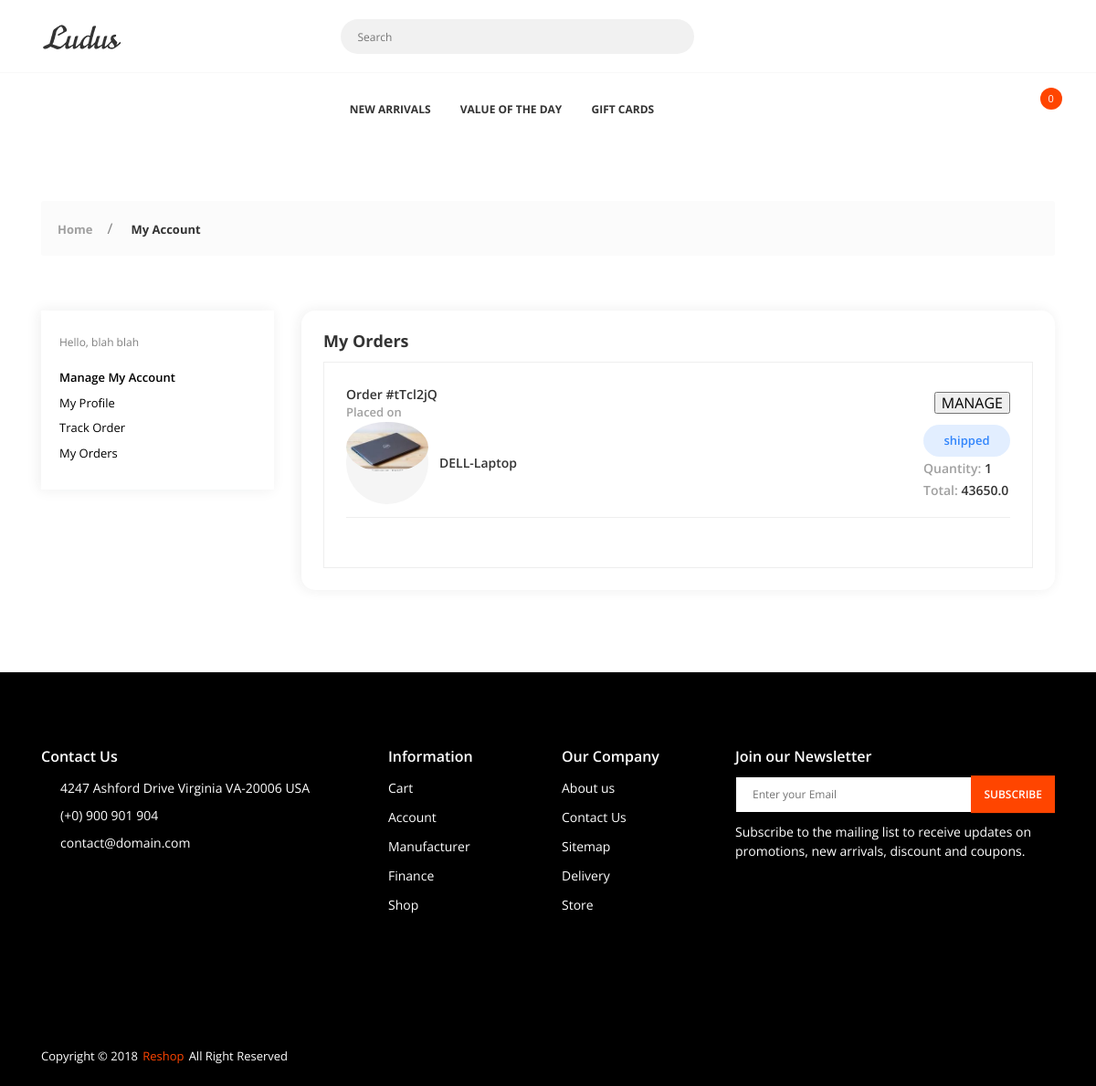
Screenshot of /orders (signed in) with the database file from the repository.
### Main/models.py (models this page shows, shortened)
class User(db.Model,UserMixin):
    id = db.Column(db.Integer, primary_key=True)
    fname = db.Column(db.String(80), unique=False, nullable=False)
    lname = db.Column(db.String(80), unique=False, nullable=False)
    email = db.Column(db.String(120), unique=True, nullable=False)
    password = db.Column(db.String(120), unique=False, nullable=False)

class Delivery(db.Model):
    id = db.Column(db.Integer, primary_key=True, autoincrement=True)
    User_id = db.Column(db.Integer, db.ForeignKey('user.id'), nullable=False)
    product_id = db.Column(db.Integer, db.ForeignKey('addproduct.id'), nullable=False)
    merchant_id = db.Column(db.Integer, db.ForeignKey('merchant.id'), nullable=False)
    quantity = db.Column(db.Integer, nullable=False)
    Delivery_ID = db.Column(db.String(8), nullable=False)
    Delivery_Reg_Time = db.Column(db.Date,auto_now_add=True, nullable=False)
    Delivery_Est_Date = db.Column(db.Date, nullable=False)
    Delivery_Sender = db.Column(db.String(45), db.ForeignKey('addproduct.merchant_name'), nullable=False)
    Delivery_Sender_Phone = db.Column(db.String(8), db.ForeignKey('addproduct.merchant_phone'), nullable=False)
    From_Address = db.Column(db.String(255), db.ForeignKey('addproduct.merchant_address'), nullable=False)
    Delivery_Recipient = db.Column(db.String(45), nullable=False)
    Delivery_Recipient_Phone = db.Column(db.String(8), nullable=False)
    To_Address = db.Column(db.String(255), nullable=False)
    Status_Reason = db.Column(db.String(255), nullable=True)

class Addproduct(db.Model):
    id = db.Column(db.Integer, primary_key=True)
    name = db.Column(db.String(40), nullable=False)
    price = db.Column(db.Numeric(10, 2), nullable=False)
    discount = db.Column(db.Integer, default=0)
    stock = db.Column(db.Integer, nullable=False)
    desc = db.Column(db.Text, nullable=False)
    pub_date = db.Column(db.DateTime, nullable=False, default=datetime.utcnow)
    category_id = db.Column(db.Integer, db.ForeignKey('category.id'),nullable=False)
    category = db.relationship('Category',backref=db.backref('categories', lazy=True))
    image1 = db.Column(db.String(150), nullable=False, default='image1.jpg')
    image2 = db.Column(db.String(150), nullable=False, default='image2.jpg')
    image3 = db.Column(db.String(150), nullable=False, default='image3.jpg')
    merchant_id = db.Column(db.Integer, db.ForeignKey('merchant.id'), nullable=False)
    merchant = db.relationship('Merchant', backref=db.backref('merchant', lazy=True))
    merchant_name = db.Column(db.String(45), nullable=False)
    merchant_phone = db.Column(db.String(8), nullable=False)
    merchant_address = db.Column(db.Text, nullable=False)

class Shipment(db.Model):
    Shipment_ID = db.Column(db.String(12), primary_key=True, nullable=False)
    Shipment_Note = db.Column(db.String(500))
    Delivery_ID = db.Column(db.String(8), db.ForeignKey('delivery.Delivery_ID'), nullable=False)
    delivery = db.relationship('Delivery', backref=db.backref('delivery', lazy=True))

### Main/routes.py (the view)
@app.route('/orders')
def orders():
    if 'email' not in session:
        return redirect(url_for('login'))
    else:
        delivery_items={}
        user =User.query.filter_by(email=session['email']).first()
        user_id=session['_user_id']
        delivery = Delivery.query.filter_by(User_id=user_id).all()
        subtotal = 0
        grandtotal = 0
        for i in delivery:
            temp_delivery = {}
            product=Addproduct.query.filter_by(id=i.product_id).first()
            shipment = Shipment.query.filter_by(Delivery_ID=i.Delivery_ID).first()
            id = str(i.product_id) + '_' + str(i.Delivery_ID)
            discount = (product.discount/100) * float(product.price)
            subtotal += float(product.price) * int(i.quantity)
            subtotal -= discount
            tax =("%.2f" %(.06 * float(subtotal)))
            grandtotal = float("%.2f" % (1.06 * subtotal))
            temp_delivery = {id:{'id':i.Delivery_ID, 'name':product.name, 'price':float(subtotal),'quantity':i.quantity,'placed_on':i.Delivery_Reg_Time ,'est_date':i.Delivery_Est_Date , 't_address':i.To_Address, 'image':product.image1, 'shipment':shipment.Shipment_Note} }
            delivery_items = Merge(delivery_items, temp_delivery)
    return render_template('dash-my-order.html', user=user, delivery_items=delivery_items)

### Main/models.py (called while the page is built)
@login_manager.user_loader
def load_user(user_id):
    return User.query.get(int(user_id))

### Main/routes.py (called while the page is built)
def Merge(dict1, dict2):
    res = {**dict1, **dict2}
    return res

### Main/templates/dash-my-order.html (shortened to what this page needs)
{% extends "layout.html" %}
{% block head %}
{{ super() }}
{% endblock head %}
{% block content %}
        <div class="app-content">
            <div class="u-s-p-y-60">
                <div class="section__content">
                    <div class="container">
                        <div class="breadcrumb">
                            <div class="breadcrumb__wrap">
                                <ul class="breadcrumb__list">
                                    <li class="has-separator">
                                        <a href="index.html">Home</a></li>
                                    <li class="is-marked">
                                        <a href="dash-my-order.html">My Account</a></li>
                                </ul>
                            </div>
                        </div>
                    </div>
                </div>
            </div>
            <div class="u-s-p-b-60">
                <div class="section__content">
                    <div class="dash">
                        <div class="container">
                            <div class="row">
                                <div class="col-lg-3 col-md-12">
                                    <div class="dash__box dash__box--bg-white dash__box--shadow u-s-m-b-30">
                                        <div class="dash__pad-1">
                                            <span class="dash__text u-s-m-b-16">Hello, {{user.fname +' '+user.lname}}</span>
                                            <ul class="dash__f-list">
                                                <li>
                                                    <a class="dash-active" href="{{url_for('profile')}}">Manage My Account</a></li>
                                                <li>
                                                    <a href="{{url_for('profile')}}">My Profile</a></li>
                                                <li>
                                                    <a href="{{url_for('t_order')}}">Track Order</a></li>
                                                <li>
                                                    <a href="{{url_for('orders')}}">My Orders</a></li>
                                            </ul>
                                        </div>
                                    </div>
                                </div>
                                <div class="col-lg-9 col-md-12">
                                    <div class="dash__box dash__box--shadow dash__box--radius dash__box--bg-white u-s-m-b-30">
                                        <div class="dash__pad-2">
                                            <h1 class="dash__h1 u-s-m-b-14">My Orders</h1>
                                            <div class="m-order__list">
                                                {% for key,delivery in delivery_items.items() %}
                                                <div class="m-order__get">
                                                    <div class="manage-o__header u-s-m-b-30">
                                                        <div class="dash-l-r">
                                                            <div>
                                                                <div class="manage-o__text-2 u-c-secondary">Order {{delivery.id}}</div>
                                                                <div class="manage-o__text u-c-silver">Placed on {{delivery.placed_od}}</div>
                                                            </div>
                                                            <div>
                                                                <div class="dash__link dash__link--brand">
                                                                    <form class="dash-track-order" action="{{url_for('track_order')}}" method="POST" >
                                                                        <div class="dash__link dash__link--brand">
                                                                            <button class="primary-btn btn-warning" type='submit' href="{{url_for('track_order')}}">MANAGE</button>
                                                                        </div>
                                                                    </form>
                                                            </div>
                                                        </div>
                                                    </div>
                                                    <div class="manage-o__description">
                                                        <div class="description__container">
                                                            <div class="description__img-wrap">
                                                                <img class="u-img-fluid" src="{{url_for('static',filename='img/'+delivery.image)}}" alt=""></div>
                                                            <div class="description-title">{{delivery.name}}</div>
                                                        </div>
                                                        <div class="description__info-wrap">
                                                            <div>
                                                                <span class="manage-o__badge badge--processing">{{delivery.shipment}}</span></div>
                                                            <div>
                                                                <span class="manage-o__text-2 u-c-silver">Quantity:
                                                                    <span class="manage-o__text-2 u-c-secondary">{{delivery.quantity}}</span></span></div>
                                                            <div>
                                                                <span class="manage-o__text-2 u-c-silver">Total:
                                                                    <span class="manage-o__text-2 u-c-secondary">{{delivery.price}}</span></span></div>
                                                        </div>
                                                    </div>
                                                </div>
                                        </div>
                                        {% endfor %}
                                    </div>
                                </div>
                            </div>
                        </div>
                    </div>
                </div>
            </div>
        </div>
{% endblock content %}

### rows the page displays
User: fname+lname "blah blah"
Delivery: id "#tTcl2jQ"
Addproduct: image1 (picture), name "DELL-Laptop"
Shipment: shipment "shipped"

### other values shown
{{ session['Shoppingcart']|length }} "0"
{{ delivery.quantity }} "1"
{{ delivery.price }} "43650.0"
